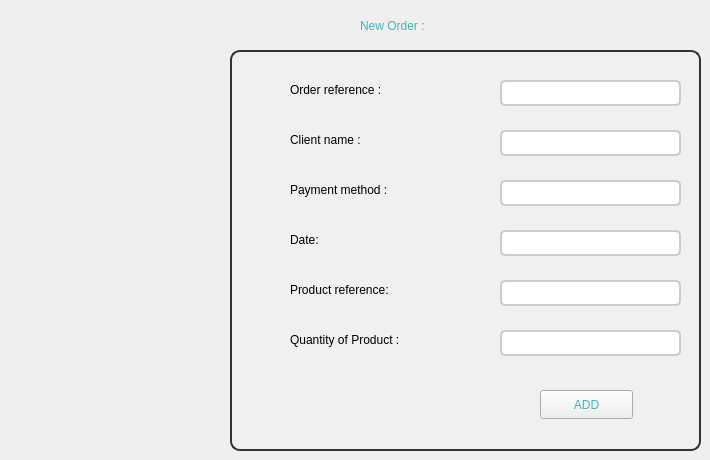
        <widget class="QWidget" name="newOrder">
         <property name="styleSheet">
          <string notr="true">#label_15
{font: 12pt &quot;Berlin Sans FB&quot;;
}
#label_22
{font: 12pt &quot;Berlin Sans FB&quot;;
}
#neworder
{
font: 700 23pt &quot;Berlin Sans FB Demi&quot;;
color:#42b5b2;
}
#label_16
{font: 700 14pt &quot;Berlin Sans FB Demi&quot;;
color:white;
}
#widget_8 {
    background-color: #a0d8d1;  /* Bleu turquoise clair */
    border: 2px solid #333;     /* Bordure noire */
    border-radius: 10px;        /* Bords arrondis */
    padding: 10px;              /* Espacement interne */
}
#widget_7 {
    background-color: #a0d8d1;  /* Bleu turquoise clair */
    border: 2px solid #333;     /* Bordure noire */
    border-radius: 10px;        /* Bords arrondis */
    padding: 10px;              /* Espacement interne */
}
#box4

{

    background-color: #f0f0f0;
    border: 2px solid #333;
    border-radius: 10px;
}

#saisir10
{border:2px solid #42b5b2;
}
#saisir11
{border:2px solid #42b5b2;
}
#saisir12
{border:2px solid #42b5b2;
}
#saisir13
{
border:2px solid #42b5b2; 
}
#saisir14
{
border:2px solid #42b5b2; 
}
#saisir15
{
border:2px solid #42b5b2; 
}
#name
{
	
	font: 12pt &quot;Berlin Sans FB&quot;;
}
#date_3
{font: 12pt &quot;Berlin Sans FB&quot;;
}
#nameproduct
{font: 12pt &quot;Berlin Sans FB&quot;;
}
#add
{
color: #42b5b2; 
font: 12pt &quot;Berlin Sans FB&quot;;
}
#numberproduct
{
	font: 12pt &quot;Berlin Sans FB&quot;;
}
#paymentmethod
{
	font: 12pt &quot;Berlin Sans FB&quot;;
}
#Price
{
	font: 12pt &quot;Berlin Sans FB&quot;;
}
#label_4
{font: 12pt &quot;Berlin Sans FB&quot;;
}
#lineEdit_10
{border:2px solid #42b5b2;
}



</string>
         </property>
         <attribute name="title">
          <string>New</string>
         </attribute>
         <widget class="QWidget" name="box4" native="true">
          <property name="geometry">
           <rect>
            <x>230</x>
            <y>50</y>
            <width>471</width>
            <height>401</height>
           </rect>
          </property>
          <widget class="QPushButton" name="add">
           <property name="geometry">
            <rect>
             <x>310</x>
             <y>340</y>
             <width>93</width>
             <height>29</height>
            </rect>
           </property>
           <property name="text">
            <string>ADD</string>
           </property>
          </widget>
          <widget class="QLineEdit" name="lineEdit_10">
           <property name="geometry">
            <rect>
             <x>270</x>
             <y>30</y>
             <width>181</width>
             <height>26</height>
            </rect>
           </property>
           <property name="styleSheet">
            <string notr="true">QLineEdit {
    border: 2px solid #ccc;
    border-radius: 5px; 
    padding: 5px;
}

QLineEdit:focus {
    border: 2px solid #42b5b2; 
}</string>
           </property>
          </widget>
          <widget class="QLabel" name="label_4">
           <property name="geometry">
            <rect>
             <x>60</x>
             <y>30</y>
             <width>191</width>
             <height>20</height>
            </rect>
           </property>
           <property name="text">
            <string>Order reference :</string>
           </property>
          </widget>
          <widget class="QLineEdit" name="saisir13">
           <property name="geometry">
            <rect>
             <x>270</x>
             <y>80</y>
             <width>181</width>
             <height>26</height>
            </rect>
           </property>
           <property name="styleSheet">
            <string notr="true">QLineEdit {
    border: 2px solid #ccc;
    border-radius: 5px; 
    padding: 5px;
}

QLineEdit:focus {
    border: 2px solid #42b5b2; 
}</string>
           </property>
          </widget>
          <widget class="QLabel" name="name">
           <property name="geometry">
            <rect>
             <x>60</x>
             <y>80</y>
             <width>121</width>
             <height>20</height>
            </rect>
           </property>
           <property name="text">
            <string>Client name : </string>
           </property>
          </widget>
          <widget class="QLineEdit" name="saisir12">
           <property name="geometry">
            <rect>
             <x>270</x>
             <y>130</y>
             <width>181</width>
             <height>26</height>
            </rect>
           </property>
           <property name="styleSheet">
            <string notr="true">QLineEdit {
    border: 2px solid #ccc;
    border-radius: 5px; 
    padding: 5px;
}

QLineEdit:focus {
    border: 2px solid #42b5b2; 
}</string>
           </property>
          </widget>
          <widget class="QLabel" name="paymentmethod">
           <property name="geometry">
            <rect>
             <x>60</x>
             <y>130</y>
             <width>161</width>
             <height>20</height>
            </rect>
           </property>
           <property name="text">
            <string>Payment method :</string>
           </property>
          </widget>
          <widget class="QLineEdit" name="lineEdit_4">
           <property name="geometry">
            <rect>
             <x>270</x>
             <y>180</y>
             <width>181</width>
             <height>26</height>
            </rect>
           </property>
           <property name="styleSheet">
            <string notr="true">QLineEdit {
    border: 2px solid #ccc;
    border-radius: 5px; 
    padding: 5px;
}

QLineEdit:focus {
    border: 2px solid #42b5b2; 
}</string>
           </property>
          </widget>
          <widget class="QLabel" name="date_3">
           <property name="geometry">
            <rect>
             <x>60</x>
             <y>180</y>
             <width>161</width>
             <height>20</height>
            </rect>
           </property>
           <property name="text">
            <string>Date:</string>
           </property>
          </widget>
          <widget class="QLineEdit" name="lineEdit_6">
           <property name="geometry">
            <rect>
             <x>270</x>
             <y>230</y>
             <width>181</width>
             <height>26</height>
            </rect>
           </property>
           <property name="styleSheet">
            <string notr="true">QLineEdit {
    border: 2px solid #ccc;
    border-radius: 5px; 
    padding: 5px;
}

QLineEdit:focus {
    border: 2px solid #42b5b2; 
}</string>
           </property>
          </widget>
          <widget class="QLineEdit" name="lineEdit_14">
           <property name="geometry">
            <rect>
             <x>270</x>
             <y>280</y>
             <width>181</width>
             <height>26</height>
            </rect>
           </property>
           <property name="styleSheet">
            <string notr="true">QLineEdit {
    border: 2px solid #ccc;
    border-radius: 5px; 
    padding: 5px;
}

QLineEdit:focus {
    border: 2px solid #42b5b2; 
}</string>
           </property>
          </widget>
          <widget class="QLabel" name="label_15">
           <property name="geometry">
            <rect>
             <x>60</x>
             <y>230</y>
             <width>161</width>
             <height>20</height>
            </rect>
           </property>
           <property name="text">
            <string>Product reference:</string>
           </property>
          </widget>
          <widget class="QLabel" name="label_22">
           <property name="geometry">
            <rect>
             <x>60</x>
             <y>280</y>
             <width>191</width>
             <height>20</height>
            </rect>
           </property>
           <property name="text">
            <string>Quantity of Product :</string>
           </property>
          </widget>
         </widget>
         <widget class="QLabel" name="neworder">
          <property name="geometry">
           <rect>
            <x>360</x>
            <y>10</y>
            <width>241</width>
            <height>31</height>
           </rect>
          </property>
          <property name="text">
           <string>New Order :</string>
          </property>
         </widget>
        </widget>
